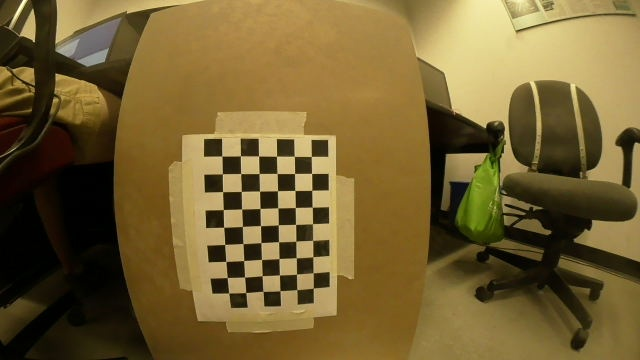
#> input picture mcptam/scripts/calibration/calib0.jpg, 640 x 360 px; its folder holds only this picture in this run
$ python calibration.py   (Python 2 division)
#> lines starting #> are read from the running program, lines starting #| are printed output that depends on the picture; after the words box and inside, x2 and y2 are one past the last pixel; in counts of white or black regions, pixels touching at a corner belong together; long printed decimals are rounded
import numpy as np
import cv2
import glob


# termination criteria
criteria = (cv2.TERM_CRITERIA_EPS + cv2.TERM_CRITERIA_MAX_ITER, 30, 0.001)

# prepare object points, like (0,0,0), (1,0,0), (2,0,0) ....,(6,5,0)
objp = np.zeros((6*7,3), np.float32)
objp[:,:2] = np.mgrid[0:7,0:6].T.reshape(-1,2)

# Arrays to store object points and image points from all the images.
objpoints = [] # 3d point in real world space
imgpoints = [] # 2d points in image plane.

images = glob.glob('*.jpg')
print images
for fname in images:
    img = cv2.imread(fname)
#> img is the input picture: shape (360, 640, 3); mean B, G, R 50.2, 96.7, 116.5
    gray = cv2.cvtColor(img,cv2.COLOR_BGR2GRAY)
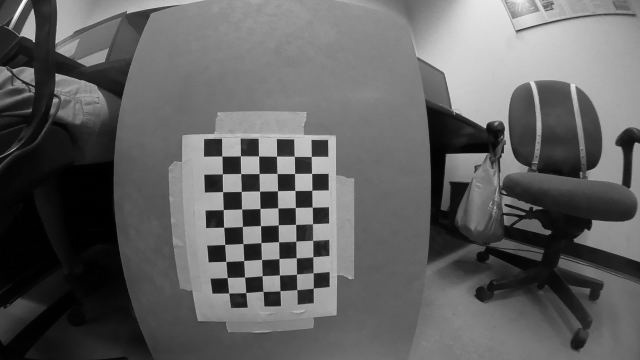
#> gray: shape (360, 640); min 0, max 250, mean 97.3

    # Find the chess board corners
    ret, corners = cv2.findChessboardCorners(gray, (7,6),None)
#> ret = True; corners = 42 rows, first 8: [311.4, 156.5], [311.5, 173.5], [311.6, 190.4], [312.3, 207.4], [312.5, 223.6], [312.6, 240.4], [312.8, 256.6], [294.3, 156.3]

    # If found, add object points, image points (after refining them)
    if ret == True:
        objpoints.append(objp)

        corners2 = cv2.cornerSubPix(gray,corners,(11,11),(-1,-1),criteria)
#> corners2 = 42 rows, first 8: [311.3, 156.5], [311.6, 173.4], [311.8, 190.3], [312.2, 207.2], [312.5, 223.7], [312.7, 240.4], [312.8, 256.8], [294.3, 156.3]
	print corners2
#> (printed output is left out)
	imgpoints.append(corners2)

        # Draw and display the corners
        img = cv2.drawChessboardCorners(img, (7,6), corners2,ret)
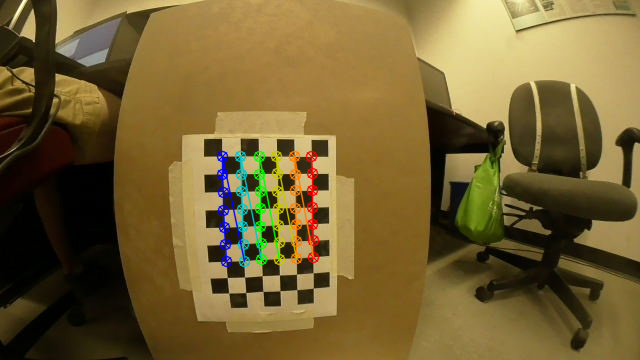
#> img: shape (360, 640, 3); 2.79% of pixels changed, all inside (x1, y1, x2, y2) = (216, 150, 320, 268)
        #cv2.imshow('img',img)
        #cv2.waitKey(500)
	print "waiting"
cv2.destroyAllWindows()

print objpoints
print imgpoints
#> (printed output is left out)
ret, mtx, dist, rvecs, tvecs = cv2.calibrateCamera(objpoints, imgpoints, gray.shape[::-1],None,None)
#> ret = 0.146; mtx = [[85.27, 0, 289], [0, 83.52, 202.5], [0, 0, 1]]; dist = [[0.00109, -0.000287, 0.0038, 0.000259, -0.0114]]; rvecs = ([-0.0254, -0.0673, 1.55],); tvecs = ([1.3, -2.73, 4.91],)
print ret
#| 0.1461
print mtx
#| [[ 85.273   0.         289.031]
#|  [  0.          83.519 202.534]
#|  [  0.           0.           1.        ]]
print dist
#| [[ 0.001092 -0.0002869  0.003801  0.0002594 -0.01141]]
print rvecs
#| (array([[-0.02541],
#|        [-0.06733],
#|        [ 1.550]]),)
print tvecs
#| (array([[ 1.295 ],
#|        [-2.727],
#|        [ 4.915]]),)

$ run again, on mcptam/scripts/calibration/calib14.jpg
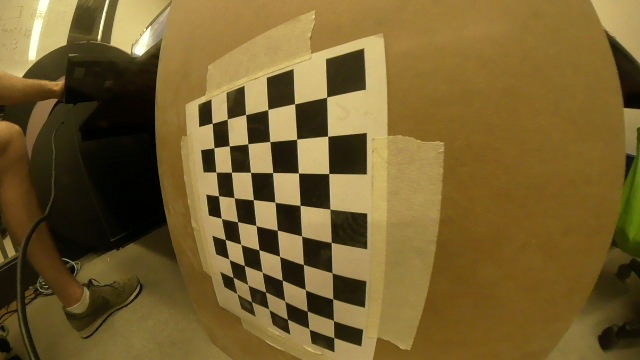
#> input picture mcptam/scripts/calibration/calib14.jpg, 640 x 360 px
#> img is the input picture: shape (360, 640, 3); mean B, G, R 46.4, 95.5, 117.7
#> `gray = cv2.cvtColor(img,cv2.COLOR_BGR2GRAY)`:
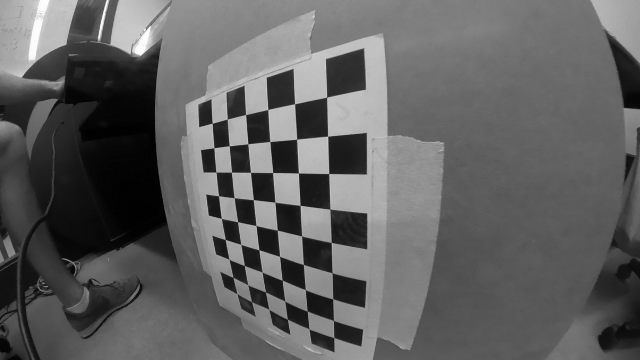
#> gray: shape (360, 640); min 0, max 254, mean 96.6
#> `ret, corners = cv2.findChessboardCorners(gray, (7,6),None)`: ret = True; corners = 42 rows, first 8: [326.6, 97.22], [327.6, 136.2], [328.7, 173.5], [329.7, 209], [331.3, 242.4], [332.1, 273], [332.7, 298.8], [294.6, 103.7]
#> corners2 = 42 rows, first 8: [326.6, 97.21], [327.7, 136.2], [328.7, 173.5], [329.8, 209.1], [331.3, 242.5], [332.1, 272.9], [332.6, 298.9], [294.6, 103.8]
#> (printed output is left out)
#> `img = cv2.drawChessboardCorners(img, (7,6), corners2,ret)`:
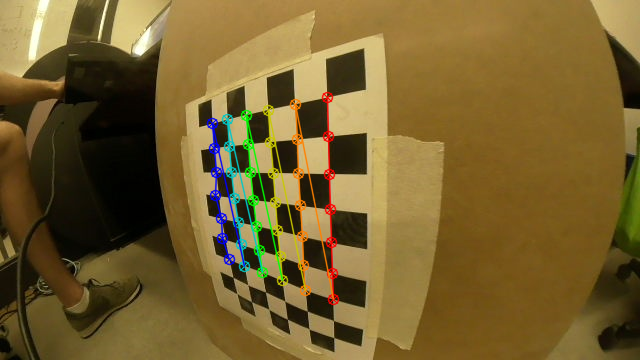
#> img: shape (360, 640, 3); 3.7% of pixels changed, all inside (x1, y1, x2, y2) = (206, 91, 340, 306)
#| [array([[[326.575 ,  97.211]],
#|        [[327.670 , 136.176 ]],
#|        [[328.681 , 173.524 ]],
#|        [[329.812 , 209.147 ]],
#|        [[331.286 , 242.474 ]],
#|        [[332.055 , 272.889 ]],
#> (further printed lines are left out)
#> `ret, mtx, dist, rvecs, tvecs = cv2.calibrateCamera(objpoints, imgpoint..`: ret = 0.857; mtx = [[300.4, 0, 314.7], [0, 239.4, 198], [0, 0, 1]]; dist = [[0.55, -4.92, -0.0279, 0.00275, 9.16]]; rvecs = ([0.722, 0.464, 1.51],); tvecs = ([0.251, -2.64, 6.48],)
#| 0.8575
#| [[300.424   0.         314.652]
#|  [  0.         239.367 197.973]
#|  [  0.           0.           1.        ]]
#| [[ 5.49915122e-01 -4.92383700e+00 -2.79450026e-02  2.75197877e-03
#|    9.16479664e+00]]
#| (array([[0.7225],
#|        [0.4645],
#|        [1.509]]),)
#| (array([[ 0.2506],
#|        [-2.640],
#|        [ 6.484]]),)
